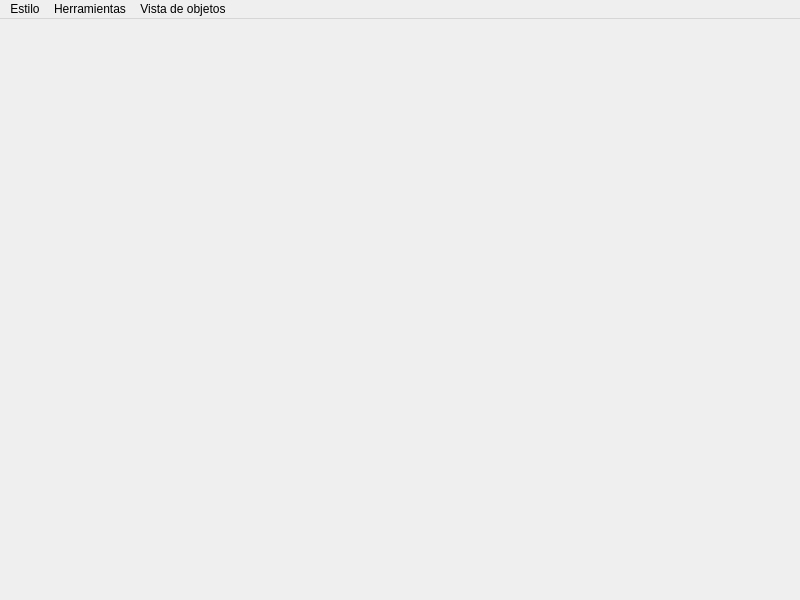
<?xml version="1.0" encoding="UTF-8"?>
<ui version="4.0">
 <class>MainWindow</class>
 <widget class="QMainWindow" name="MainWindow">
  <property name="geometry">
   <rect>
    <x>0</x>
    <y>0</y>
    <width>800</width>
    <height>600</height>
   </rect>
  </property>
  <property name="windowTitle">
   <string>MainWindow</string>
  </property>
  <widget class="QWidget" name="centralwidget"/>
  <widget class="QMenuBar" name="menubar">
   <property name="geometry">
    <rect>
     <x>0</x>
     <y>0</y>
     <width>800</width>
     <height>21</height>
    </rect>
   </property>
   <widget class="QMenu" name="menuHerramientas">
    <property name="title">
     <string>Herramientas</string>
    </property>
    <widget class="QMenu" name="menuHerramientas_de_dibujo">
     <property name="title">
      <string>Herramientas de dibujo</string>
     </property>
     <addaction name="actionlapiz"/>
     <addaction name="actionlinea_2"/>
     <addaction name="actioncurva_2"/>
     <addaction name="actionrectangulo_2"/>
     <addaction name="actioncirculo_2"/>
     <addaction name="actiontriangulo"/>
     <addaction name="actionpoligono"/>
    </widget>
    <widget class="QMenu" name="menuHerramientas_de_selecci_n">
     <property name="title">
      <string>Herramientas de selección</string>
     </property>
     <addaction name="actionselector"/>
     <addaction name="actionborrador"/>
     <addaction name="actionlimpiador"/>
     <addaction name="actionbote_de_pintura"/>
    </widget>
    <addaction name="menuHerramientas_de_dibujo"/>
    <addaction name="menuHerramientas_de_selecci_n"/>
   </widget>
   <widget class="QMenu" name="menuVista_de_objetos">
    <property name="title">
     <string>Vista de objetos</string>
    </property>
    <addaction name="actiontipo_de_objeto"/>
    <addaction name="actionubicacion"/>
    <addaction name="actiondimensiones"/>
    <addaction name="actionapariencia"/>
    <addaction name="actionarea"/>
   </widget>
   <widget class="QMenu" name="menuEstilo">
    <property name="title">
     <string>Estilo</string>
    </property>
    <addaction name="actiontamaio"/>
    <addaction name="actioncolor"/>
   </widget>
   <addaction name="menuEstilo"/>
   <addaction name="menuHerramientas"/>
   <addaction name="menuVista_de_objetos"/>
  </widget>
  <action name="actionlapiz">
   <property name="text">
    <string>lapiz</string>
   </property>
  </action>
  <action name="actionlinea_2">
   <property name="text">
    <string>linea</string>
   </property>
  </action>
  <action name="actioncurva_2">
   <property name="text">
    <string>curva</string>
   </property>
  </action>
  <action name="actionrectangulo_2">
   <property name="text">
    <string>rectangulo</string>
   </property>
  </action>
  <action name="actioncirculo_2">
   <property name="text">
    <string>circulo</string>
   </property>
  </action>
  <action name="actiontriangulo">
   <property name="text">
    <string>triangulo</string>
   </property>
  </action>
  <action name="actionpoligono">
   <property name="text">
    <string>poligono</string>
   </property>
  </action>
  <action name="actionselector">
   <property name="text">
    <string>selector</string>
   </property>
  </action>
  <action name="actionborrador">
   <property name="text">
    <string>borrador</string>
   </property>
  </action>
  <action name="actionlimpiador">
   <property name="text">
    <string>limpiador</string>
   </property>
  </action>
  <action name="actionbote_de_pintura">
   <property name="text">
    <string>bote de pintura</string>
   </property>
  </action>
  <action name="actiontipo_de_objeto">
   <property name="text">
    <string>tipo de objeto</string>
   </property>
  </action>
  <action name="actionubicacion">
   <property name="text">
    <string>ubicacion</string>
   </property>
  </action>
  <action name="actiondimensiones">
   <property name="text">
    <string>dimensiones</string>
   </property>
  </action>
  <action name="actionapariencia">
   <property name="text">
    <string>apariencia</string>
   </property>
  </action>
  <action name="actionarea">
   <property name="text">
    <string>area de la figura</string>
   </property>
  </action>
  <action name="actiontamaio">
   <property name="text">
    <string>tamaño</string>
   </property>
  </action>
  <action name="actioncolor">
   <property name="text">
    <string>color</string>
   </property>
  </action>
 </widget>
 <resources/>
 <connections/>
</ui>
